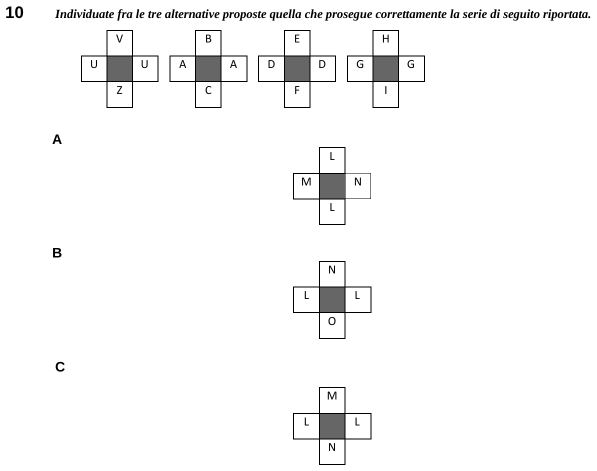
#> input picture sorgenti/sna_preselettive/img/sna-cc07-test03-A-q10.png, 1193 x 942 px (shown at 1/2 size)
$ python -i figure.py   (imports and definitions only)
#> lines starting #> are read from the running program, lines starting #| are printed output that depends on the picture; after the words box and inside, x2 and y2 are one past the last pixel; in counts of white or black regions, pixels touching at a corner belong together
#> further down, picture is the input picture: PIL image 1193x942 RGB; min 0, max 255, mean 248.1
"""Segmenta i questionari SNA in quesiti, individua quelli con contenuto visivo
e ne ritaglia l'area dal PDF in PNG.

uso: python3 -I figure.py <cartella sna_preselettive> <cartella lavoro>
"""
import csv, re, subprocess, sys, pathlib
import pdfplumber
from PIL import Image

BASE = pathlib.Path(sys.argv[1])
# [1 line not run here, left out]
DPI = 200
KW = re.compile(r'seguent[ei] (immagin|figur|tabell|grafic|diagramm)|(immagine|figura|tabella|grafico|diagramma|tavola) (che segue|seguente|sotto|riportat|di seguito)'
                r'|figura complet|complet\w* (la|coerentemente la) (serie|sequenza)|nei riquadri|nel riquadro|\bfig\. ?\d|immagine \( ?\d|alternativa da scartare', re.I)
BRANO = re.compile(r'LEGGERE E RISPONDERE ALLE DOMANDE DA (\d+) A (\d+)', re.I)
NUM = re.compile(r'^(\d{1,2})\)?$|^(\d{1,2})\)')


# [112 lines left out: functions righe_testo, righe_ocr, segmenta, visivi, fasce, senza_sigle, not called in this run]


def rifila(im, margine=12):
#> called with margine = 12
    from PIL import ImageChops
    g = im.convert('L').point(lambda v: 0 if v > 235 else 255)
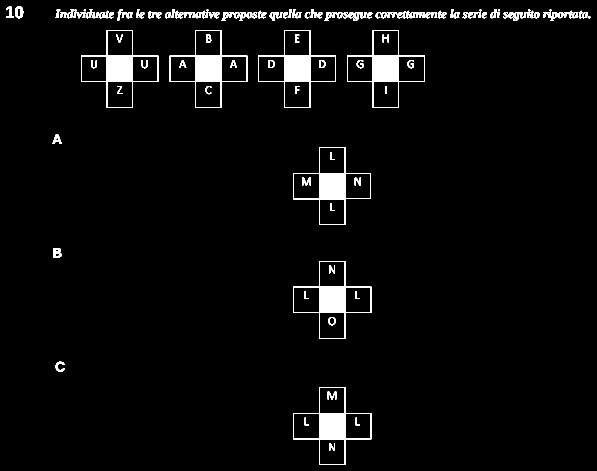
#> g: PIL image 1193x942 L (shown at 1/2 size); 3.6% white; 115 white regions (7 under 20 px), largest, box (x1, y1, x2, y2) and area: (586, 522, 743, 678) 4029, (586, 774, 743, 930) 4029, (339, 60, 495, 216) 4025
    box = g.getbbox()
#> box = (12, 12, 1181, 930)
    if not box:
        return im
    a, b, c, d = box
#> a = 12; b = 12; c = 1181; d = 930
    return im.crop((max(0, a - margine), max(0, b - margine), min(im.width, c + margine), min(im.height, d + margine)))


# [86 lines left out: functions ritaglia, taglia_a_separatore, figure_native, main, not called in this run]


# [1 line not run here, left out]

>>> from PIL import Image
>>> picture = Image.open('../img/sna-cc07-test03-A-q10.png')
>>> result = rifila(picture)

$ run again, on sorgenti/sna_preselettive/img/sna-cc07-test03-B-q16.png
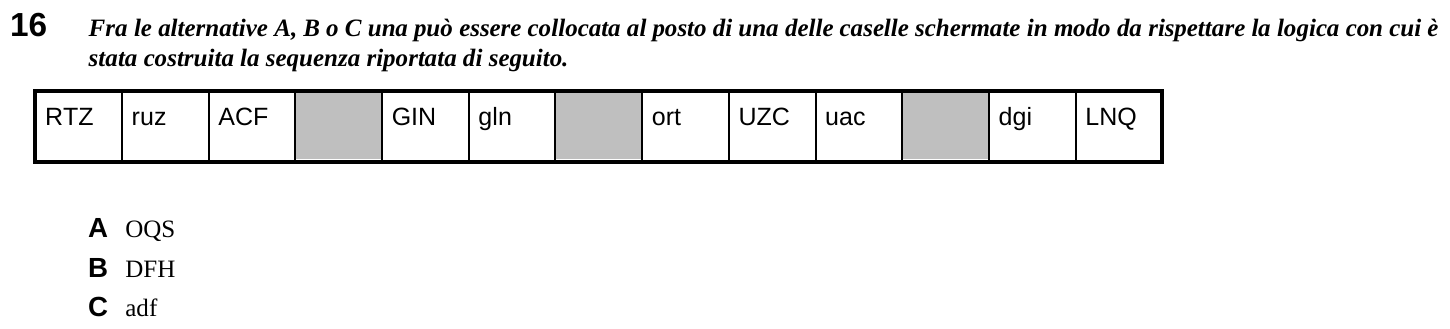
#> input picture sorgenti/sna_preselettive/img/sna-cc07-test03-B-q16.png, 1450 x 329 px
#> picture is the input picture: PIL image 1450x329 RGB; min 0, max 255, mean 239.2
#> in rifila, `g = im.convert('L').point(lambda v: 0 if v > 235 else 255)`:
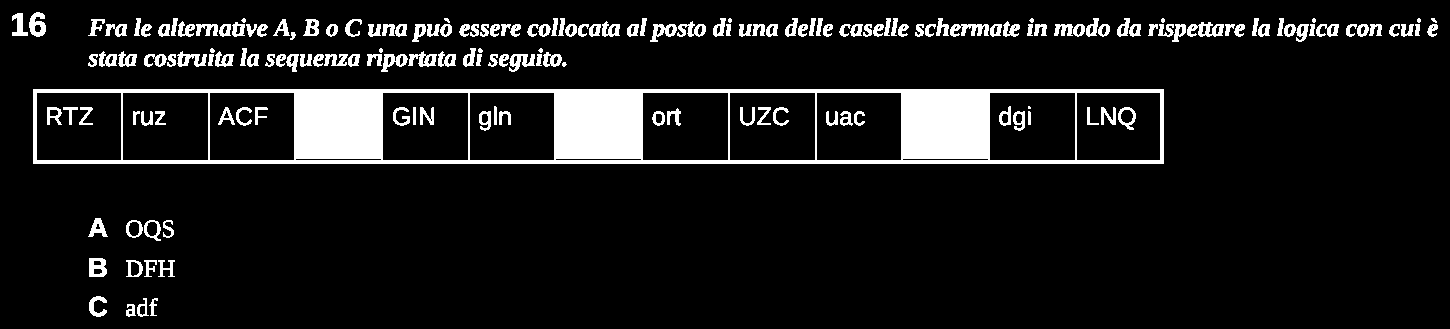
#> g: PIL image 1450x329 L; 9.9% white; 178 white regions (14 under 20 px), largest, box (x1, y1, x2, y2) and area: (33, 89, 1164, 164) 28022, (1187, 22, 1224, 37) 330, (950, 24, 989, 37) 318
#> box = (12, 12, 1438, 317)
#> a = 12; c = 1438; d = 317

$ run again, on sorgenti/sna_preselettive/img/sna-cc07-test03-B-q18.png
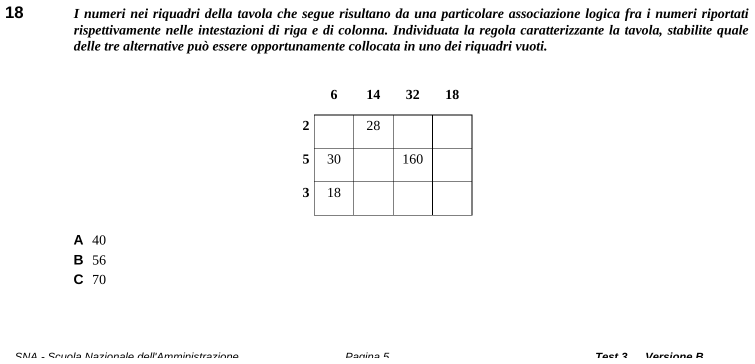
#> input picture sorgenti/sna_preselettive/img/sna-cc07-test03-B-q18.png, 1509 x 728 px (shown at 1/2 size)
#> picture is the input picture: PIL image 1509x728 RGB; min 0, max 255, mean 247.8
#> in rifila, `g = im.convert('L').point(lambda v: 0 if v > 235 else 255)`:
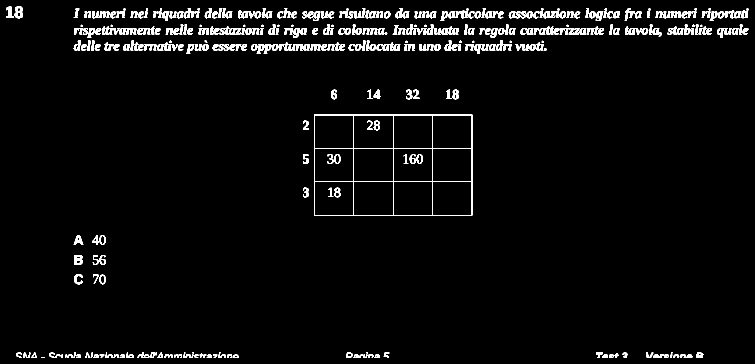
#> g: PIL image 1509x728 L (shown at 1/2 size); 3.7% white; 363 white regions (42 under 20 px), largest, box (x1, y1, x2, y2) and area: (628, 229, 945, 431) 2964, (1250, 53, 1297, 70) 414, (476, 20, 523, 37) 413
#> box = (12, 12, 1497, 716)
#> a = 12; c = 1497; d = 716

$ run again, on sorgenti/sna_preselettive/img/sna-cc07-test04-A-q20.png
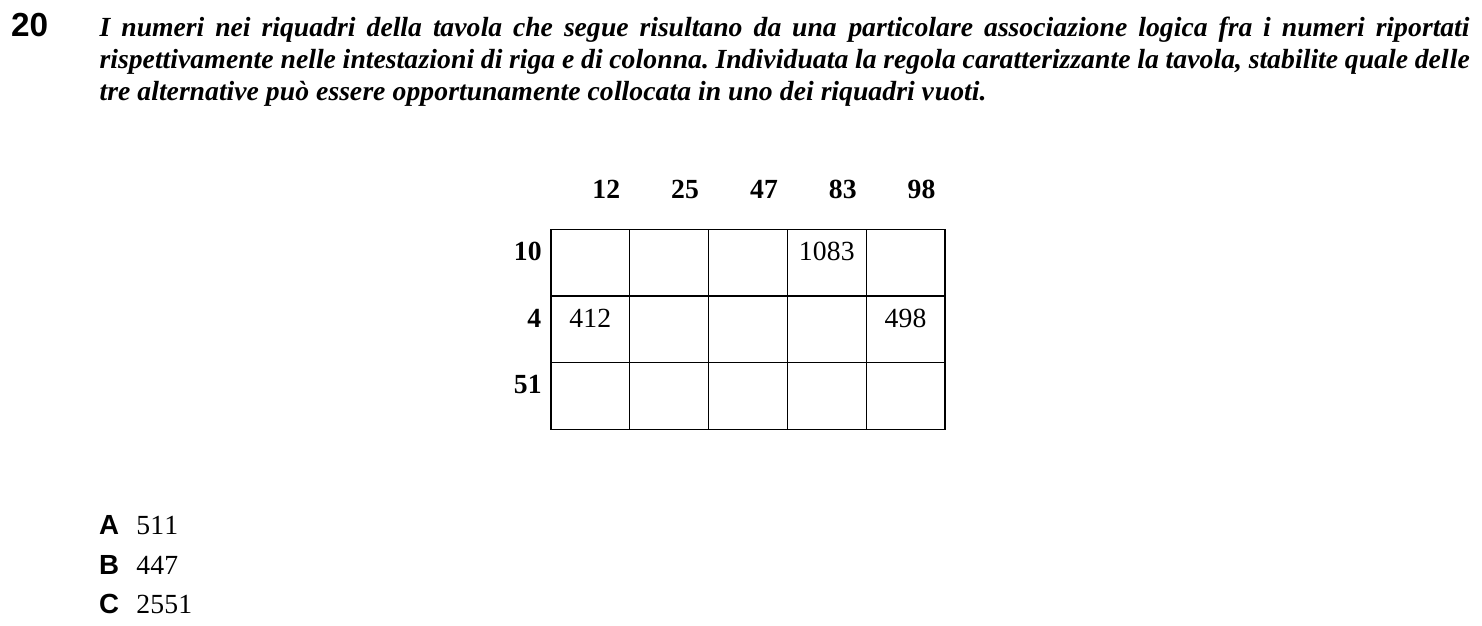
#> input picture sorgenti/sna_preselettive/img/sna-cc07-test04-A-q20.png, 1482 x 626 px
#> picture is the input picture: PIL image 1482x626 RGB; min 0, max 255, mean 246.7
#> in rifila, `g = im.convert('L').point(lambda v: 0 if v > 235 else 255)`:
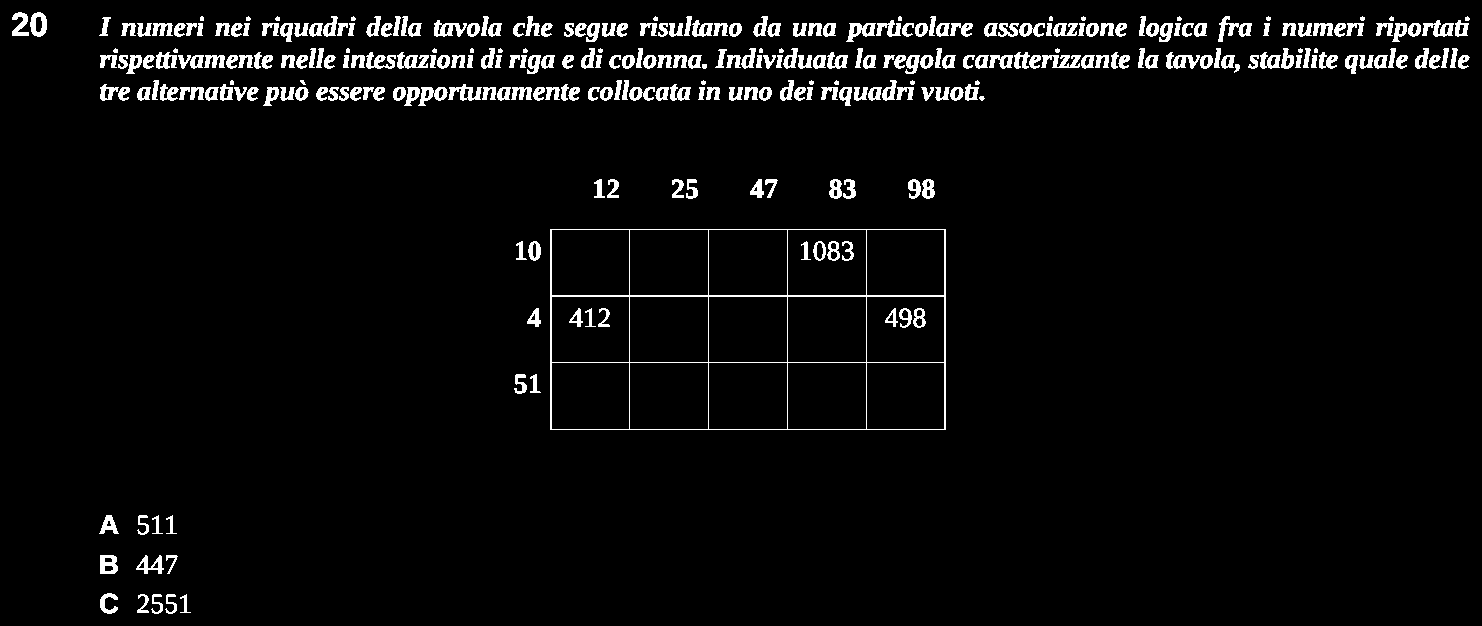
#> g: PIL image 1482x626 L; 4.2% white; 304 white regions (33 under 20 px), largest, box (x1, y1, x2, y2) and area: (550, 229, 946, 430) 3548, (1218, 16, 1252, 42) 334, (1041, 55, 1081, 68) 326
#> box = (12, 12, 1470, 614)
#> a = 12; c = 1470; d = 614
